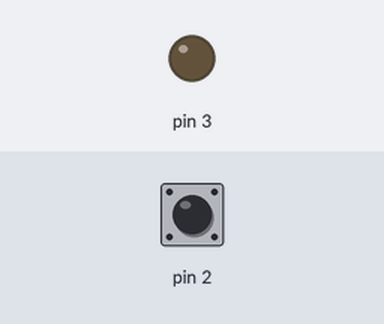
The sketch below on a simulated Arduino Uno, built with avr-gcc and run on an emulated ATmega328P. On the bench: output pins drawn as LEDs (lit = HIGH). The inputs (shaded band) are chosen by the test bench; at power-on: pin 2 HIGH. What the sketch prints to the serial monitor is not drawn.

Above: at 1.2 s.
1.3 s: pin 2 pulled LOW for 0.15 s
At 1.38 s:
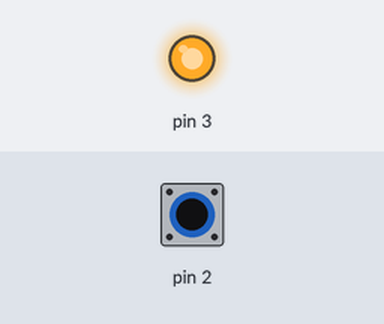
2.9 s: pin 2 pulled LOW for 3.2 s
At 7.4 s:
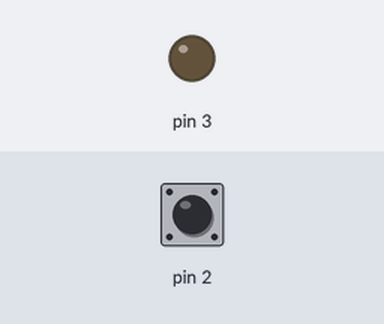
Timing chart, 0 to 8.9 s (numbered marks = the images above; inputs shaded):
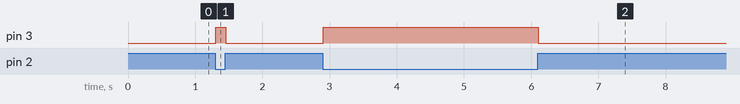

The sketch:

________________________.ino
```cpp
// Electronics and Electrical Engineering
// Task
//تشغيل العين كإضاءة واحدة

void setup()
{
  Serial.begin(9600);

  pinMode(2, INPUT_PULLUP);
  pinMode(3, OUTPUT);
}
void loop()
{

  int sensorVal = digitalRead(2);

  Serial.println(sensorVal);


  if (sensorVal == HIGH)
  {
    digitalWrite(3, LOW);
  }
  else
  {
    digitalWrite(3, HIGH);
  }

}
```

Measured:
- after the input at 1.3 s, pin 3: LOW → HIGH at once, → LOW 0.15 s later
- after the input at 2.9 s, pin 3: LOW → HIGH at once, → LOW 3.2 s later
